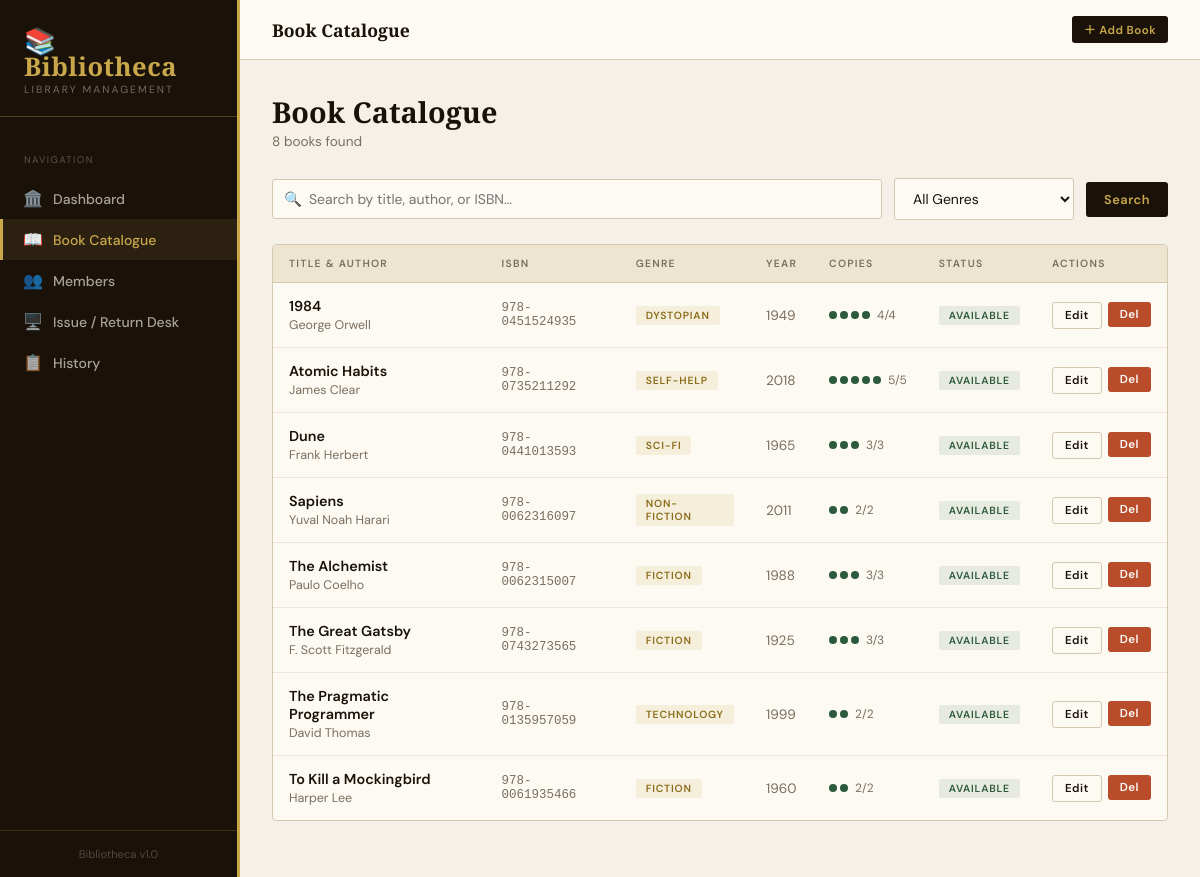
Page /catalogue on the committed database.
### tables this page shows
CREATE TABLE books (
        id INTEGER PRIMARY KEY AUTOINCREMENT,
        title TEXT NOT NULL,
        author TEXT NOT NULL,
        isbn TEXT UNIQUE NOT NULL,
        genre TEXT,
        year INTEGER,
        total_copies INTEGER DEFAULT 1,
        available_copies INTEGER DEFAULT 1,
        description TEXT,
        added_on TEXT DEFAULT CURRENT_TIMESTAMP
    );

### app.py (the view)
@app.route('/catalogue')
def catalogue():
    query = request.args.get('q', '')
    genre = request.args.get('genre', '')
    conn = get_db()
    sql = "SELECT * FROM books WHERE 1=1"
    params = []
    if query:
        sql += " AND (title LIKE ? OR author LIKE ? OR isbn LIKE ?)"
        params += [f'%{query}%', f'%{query}%', f'%{query}%']
    if genre:
        sql += " AND genre = ?"
        params.append(genre)
    sql += " ORDER BY title"
    books = conn.execute(sql, params).fetchall()
    genres = conn.execute("SELECT DISTINCT genre FROM books ORDER BY genre").fetchall()
    conn.close()
    return render_template('catalogue.html', books=books, genres=genres, query=query, selected_genre=genre)

### app.py (called while the page is built)
def get_db():
    conn = sqlite3.connect(DB_PATH)
    conn.row_factory = sqlite3.Row
    return conn

### templates/catalogue.html (shortened to what this page needs)
{% extends "base.html" %}
{% block page_title %}Book Catalogue{% endblock %}
{% block topbar_actions %}
  <a href="{{ url_for('add_book') }}" class="btn btn-primary btn-sm">＋ Add Book</a>
{% endblock %}
{% block content %}
<div class="page-header">
  <div>
    <h2>Book Catalogue</h2>
    <p>{{ books|length }} book{% if books|length != 1 %}s{% endif %} found</p>
  </div>
</div>
<form method="GET" action="{{ url_for('catalogue') }}">
  <div class="search-row">
    <div class="search-input-wrap">
      <span class="search-icon">🔍</span>
      <input type="text" name="q" value="{{ query }}" placeholder="Search by title, author, or ISBN…">
    </div>
    <select name="genre" style="width:180px">
      <option value="">All Genres</option>
    </select>
    <button type="submit" class="btn btn-primary">Search</button>
  </div>
</form>
<div class="card">
  {% if books %}
  <table>
    <thead>
      <tr>
        <th>Title &amp; Author</th>
        <th>ISBN</th>
        <th>Genre</th>
        <th>Year</th>
        <th>Copies</th>
        <th>Status</th>
        <th>Actions</th>
      </tr>
    </thead>
    <tbody>
      {% for book in books %}
      <tr>
        <td>
          <div style="font-weight:600; font-size:0.9rem">{{ book.title }}</div>
          <div style="color:var(--muted); font-size:0.78rem; margin-top:2px">{{ book.author }}</div>
        </td>
        <td style="font-size:0.78rem; color:var(--muted); font-family:monospace">{{ book.isbn }}</td>
        <td><span class="badge badge-gold">{{ book.genre or '—' }}</span></td>
        <td style="color:var(--muted); font-size:0.85rem">{{ book.year or '—' }}</td>
        <td>
          <div class="copies-bar" title="{{ book.available_copies }}/{{ book.total_copies }} available">
            {% for i in range(book.total_copies) %}
              <div class="copy-dot {% if i >= book.available_copies %}unavailable{% endif %}"></div>
            {% endfor %}
            <span style="font-size:0.75rem; color:var(--muted); margin-left:4px">{{ book.available_copies }}/{{ book.total_copies }}</span>
          </div>
        </td>
        <td>
          {% if book.available_copies > 0 %}
          <span class="badge badge-green">Available</span>
          {% else %}
          <span class="badge badge-red">All Issued</span>
          {% endif %}
        </td>
        <td>
          <div style="display:flex; gap:6px">
            <a href="{{ url_for('edit_book', book_id=book.id) }}" class="btn btn-outline btn-sm">Edit</a>
            <form method="POST" action="{{ url_for('delete_book', book_id=book.id) }}" onsubmit="return confirm('Delete this book?')">
              <button type="submit" class="btn btn-danger btn-sm">Del</button>
            </form>
          </div>
        </td>
      </tr>
      {% endfor %}
    </tbody>
  </table>
  {% else %}
  <div class="empty-state">
    <div class="emoji">📭</div>
    <p>No books found. Try a different search or <a href="{{ url_for('add_book') }}" style="color:var(--gold)">add a new book</a>.</p>
  </div>
  {% endif %}
</div>
{% endblock %}

### templates/base.html (shortened to what this page needs)
<!DOCTYPE html>
<html lang="en">
<head>
</head>
<body>
<aside class="sidebar">
  <div class="sidebar-logo">
    <h1>📚 Bibliotheca</h1>
    <span>Library Management</span>
  </div>
  <nav>
    <div class="nav-section">Navigation</div>
    <a href="{{ url_for('index') }}" class="nav-item {% if request.endpoint == 'index' %}active{% endif %}">
      <span class="nav-icon">🏛️</span> Dashboard
    </a>
    <a href="{{ url_for('catalogue') }}" class="nav-item {% if request.endpoint in ['catalogue','add_book','edit_book'] %}active{% endif %}">
      <span class="nav-icon">📖</span> Book Catalogue
    </a>
    <a href="{{ url_for('members') }}" class="nav-item {% if request.endpoint in ['members','add_member'] %}active{% endif %}">
      <span class="nav-icon">👥</span> Members
    </a>
    <a href="{{ url_for('desk') }}" class="nav-item {% if request.endpoint == 'desk' %}active{% endif %}">
      <span class="nav-icon">🖥️</span> Issue / Return Desk
    </a>
    <a href="{{ url_for('history') }}" class="nav-item {% if request.endpoint == 'history' %}active{% endif %}">
      <span class="nav-icon">📋</span> History
    </a>
  </nav>
  <div class="sidebar-footer">Bibliotheca v1.0</div>
</aside>
<div class="main">
  <div class="topbar">
    <div class="topbar-title">{% block page_title %}Dashboard{% endblock %}</div>
    <div class="topbar-actions">{% block topbar_actions %}{% endblock %}</div>
  </div>
  <div class="content">
    {% block content %}{% endblock %}
  </div>
</div>
</body>
</html>

### rows in the picture
books: title "1984", author "George Orwell", isbn "978-0451524935", genre "DYSTOPIAN", year "1949", available_copies "4", total_copies "4", shows "AVAILABLE"
books: title "Atomic Habits", author "James Clear", isbn "978-0735211292", genre "SELF-HELP", year "2018", available_copies "5", total_copies "5", shows "AVAILABLE"
books: title "Dune", author "Frank Herbert", isbn "978-0441013593", genre "SCI-FI", year "1965", available_copies "3", total_copies "3", shows "AVAILABLE"
books: title "Sapiens", author "Yuval Noah Harari", isbn "978-0062316097", genre "NON-FICTION", year "2011", available_copies "2", total_copies "2", shows "AVAILABLE"
books: title "The Alchemist", author "Paulo Coelho", isbn "978-0062315007", genre "FICTION", year "1988", available_copies "3", total_copies "3", shows "AVAILABLE"
books: title "The Great Gatsby", author "F. Scott Fitzgerald", isbn "978-0743273565", genre "FICTION", year "1925", available_copies "3", total_copies "3", shows "AVAILABLE"
books: title "The Pragmatic Programmer", author "David Thomas", isbn "978-0135957059", genre "TECHNOLOGY", year "1999", available_copies "2", total_copies "2", shows "AVAILABLE"
books: title "To Kill a Mockingbird", author "Harper Lee", isbn "978-0061935466", genre "FICTION", year "1960", available_copies "2", total_copies "2", shows "AVAILABLE"

### other values in the picture
{{ books|length }} "8"
